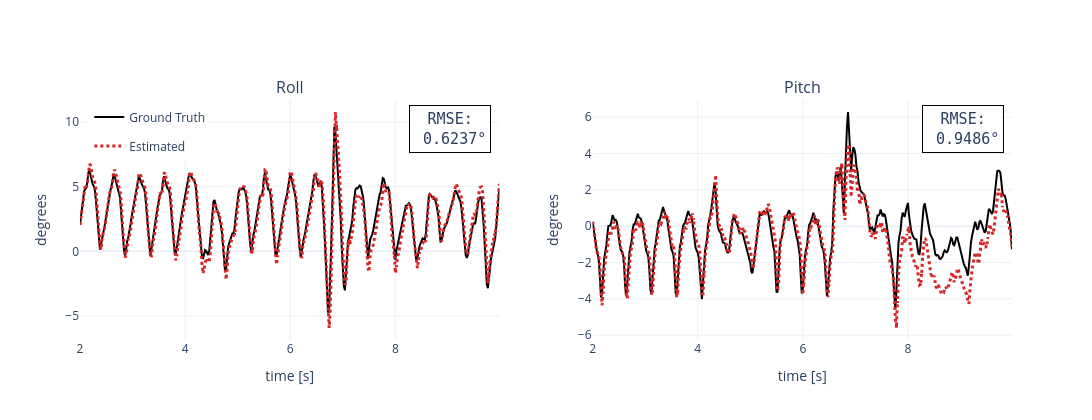

The cell this chart's notebook holds for it:
### Code cell
fig = make_subplots(rows=1, cols=2, subplot_titles=("Roll", "Pitch"))

# Store RMSE values for annotations
rmse_values = {'roll': [], 'pitch': []}

if GROUND_TRUTH:
    gt_times = np.array([row["timestamp_s"] for row in GROUND_TRUTH])
    gt_rolls = np.rad2deg([row["roll"] for row in GROUND_TRUTH])
    gt_pitches = np.rad2deg([row["pitch"] for row in GROUND_TRUTH])
    
    # Plot ground truth first (as reference)
    gt_line = dict(color="black", width=2, dash="solid")
    fig.add_trace(go.Scatter(x=gt_times, y=gt_rolls, mode="lines", name="Ground Truth", 
                             line=gt_line, legendgroup="gt"), row=1, col=1)
    fig.add_trace(go.Scatter(x=gt_times, y=gt_pitches, mode="lines", name="Ground Truth", 
                             line=gt_line, legendgroup="gt", showlegend=False), row=1, col=2)

# Plot estimator results and calculate RMSE
for variant, result in DISPLAY_RESULTS.items():
    trajectory = result["trajectory"]
    times = np.array([row["timestamp_s"] for row in trajectory])
    rolls = np.rad2deg([row["roll"] for row in trajectory])
    pitches = np.rad2deg([row["pitch"] for row in trajectory])
    line = dict(color=COLORS[variant], width=3, dash=LINE_STYLES[variant])
    fig.add_trace(go.Scatter(x=times, y=rolls, mode="lines", name=LABELS[variant], line=line, legendgroup=variant), row=1, col=1)
    fig.add_trace(go.Scatter(x=times, y=pitches, mode="lines", name=LABELS[variant], line=line, legendgroup=variant, showlegend=False), row=1, col=2)
    
    # Calculate RMSE if ground truth is available
    if GROUND_TRUTH:
        # Interpolate ground truth to match estimator timestamps
        gt_rolls_interp = np.rad2deg(np.interp(times, gt_times, np.deg2rad(gt_rolls)))
        gt_pitches_interp = np.rad2deg(np.interp(times, gt_times, np.deg2rad(gt_pitches)))
        
        rmse_roll = np.sqrt(np.mean((rolls - gt_rolls_interp)**2))
        rmse_pitch = np.sqrt(np.mean((pitches - gt_pitches_interp)**2))
        
        rmse_values['roll'].append(f" {rmse_roll:.4f}°")
        rmse_values['pitch'].append(f" {rmse_pitch:.4f}°")

fig.update_xaxes(title_text="time [s]", row=1, col=1)
fig.update_xaxes(title_text="time [s]", row=1, col=2)
fig.update_yaxes(title_text="degrees", row=1, col=1)
fig.update_yaxes(title_text="degrees", row=1, col=2)

# Add RMSE annotations to each subplot
if GROUND_TRUTH:
    # Roll subplot annotation
    fig.add_annotation(
        text="RMSE:<br>" + "<br>".join(rmse_values['roll']),
        xref="x domain", yref="y domain",
        x=0.98, y=0.98,
        xanchor="right", yanchor="top",
        showarrow=False,
        font=dict(size=15, family="monospace"),
        bgcolor="rgba(255, 255, 255, 0.8)",
        bordercolor="black",
        borderwidth=1,
        borderpad=4
    )
    
    # Pitch subplot annotation
    fig.add_annotation(
        text="RMSE:<br>" + "<br>".join(rmse_values['pitch']),
        xref="x2 domain", yref="y2 domain",
        x=0.98, y=0.98,
        xanchor="right", yanchor="top",
        showarrow=False,
        font=dict(size=15, family="monospace"),
        bgcolor="rgba(255, 255, 255, 0.8)",
        bordercolor="black",
        borderwidth=1,
        borderpad=4
    )

fig.update_layout(height=420, width=1100, template="plotly_white", legend=dict(x=0.01, y=0.99))
fig.show()

### Figure 1 — Plotly figure (JSON) as saved in the notebook; plotly's stock layout.template omitted (floating-point values rounded to 4 significant figures; data arrays with more than 128 entries replaced by an {"elided": "..."} marker saying what was removed)
{"data": [{"legendgroup": "gt", "line": {"color": "black", "dash": "solid", "width": 2}, "mode": "lines", "name": "Ground Truth", "type": "scatter", "x": {"elided": "400 float values"}, "xaxis": "x", "y": {"elided": "400 float values"}, "yaxis": "y"}, {"legendgroup": "gt", "line": {"color": "black", "dash": "solid", "width": 2}, "mode": "lines", "name": "Ground Truth", "showlegend": false, "type": "scatter", "x": {"elided": "400 float values"}, "xaxis": "x2", "y": {"elided": "400 float values"}, "yaxis": "y2"}, {"legendgroup": "fixed_lag_single_bias", "line": {"color": "#d62728", "dash": "dot", "width": 3}, "mode": "lines", "name": "Estimated", "type": "scatter", "x": {"elided": "690 float values"}, "xaxis": "x", "y": {"elided": "690 float values"}, "yaxis": "y"}, {"legendgroup": "fixed_lag_single_bias", "line": {"color": "#d62728", "dash": "dot", "width": 3}, "mode": "lines", "name": "Estimated", "showlegend": false, "type": "scatter", "x": {"elided": "690 float values"}, "xaxis": "x2", "y": {"elided": "690 float values"}, "yaxis": "y2"}], "layout": {"annotations": [{"font": {"size": 16}, "showarrow": false, "text": "Roll", "x": 0.225, "xanchor": "center", "xref": "paper", "y": 1, "yanchor": "bottom", "yref": "paper"}, {"font": {"size": 16}, "showarrow": false, "text": "Pitch", "x": 0.775, "xanchor": "center", "xref": "paper", "y": 1, "yanchor": "bottom", "yref": "paper"}, {"bgcolor": "rgba(255, 255, 255, 0.8)", "bordercolor": "black", "borderpad": 4, "borderwidth": 1, "font": {"family": "monospace", "size": 15}, "showarrow": false, "text": "RMSE:<br> 0.6237°", "x": 0.98, "xanchor": "right", "xref": "x domain", "y": 0.98, "yanchor": "top", "yref": "y domain"}, {"bgcolor": "rgba(255, 255, 255, 0.8)", "bordercolor": "black", "borderpad": 4, "borderwidth": 1, "font": {"family": "monospace", "size": 15}, "showarrow": false, "text": "RMSE:<br> 0.9486°", "x": 0.98, "xanchor": "right", "xref": "x2 domain", "y": 0.98, "yanchor": "top", "yref": "y2 domain"}], "height": 420, "legend": {"x": 0.01, "y": 0.99}, "width": 1100, "xaxis": {"anchor": "y", "domain": [0, 0.45], "title": {"text": "time [s]"}}, "xaxis2": {"anchor": "y2", "domain": [0.55, 1], "title": {"text": "time [s]"}}, "yaxis": {"anchor": "x", "domain": [0, 1], "title": {"text": "degrees"}}, "yaxis2": {"anchor": "x2", "domain": [0, 1], "title": {"text": "degrees"}}}}
